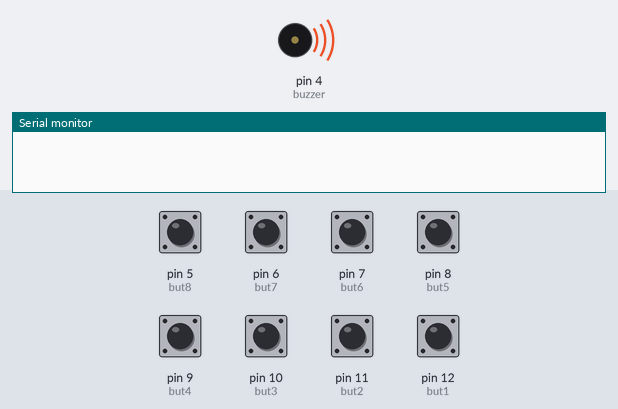
The sketch below on a simulated Arduino Uno, built with avr-gcc and run on an emulated ATmega328P. Parts: buzzer (waves = sounding), the last lines printed to the serial monitor. Inputs (shaded band) come from the test bench; at power-on: pin 5 (but8), pin 6 (but7), pin 7 (but6), pin 8 (but5), pin 9 (but4), pin 10 (but3), pin 11 (but2), pin 12 (but1) HIGH.

Above: at 0.1 s.
At 1.1 s:
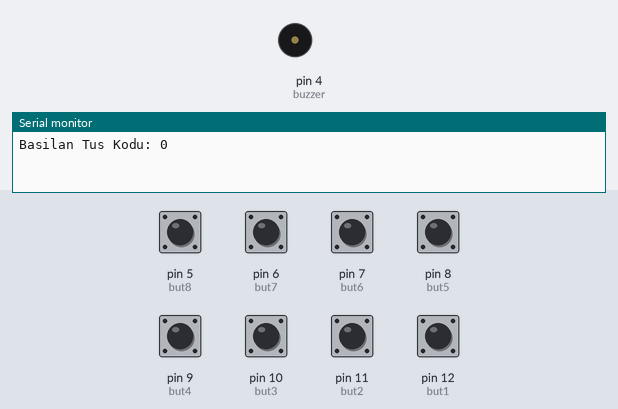
Timing chart, 0 to 2.6 s (numbered marks = the images above):
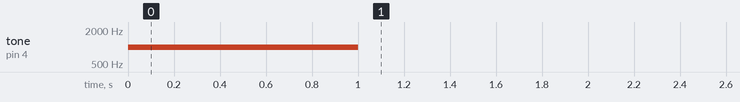

The sketch:

mini_piyano.ino
```cpp
// ----- pitches.h içeriği -----

#define NOTE_B0  31
#define NOTE_C1  33
#define NOTE_CS1 35
#define NOTE_D1  37
#define NOTE_DS1 39
#define NOTE_E1  41
#define NOTE_F1  44
#define NOTE_FS1 46
#define NOTE_G1  49
#define NOTE_GS1 52
#define NOTE_A1  55
#define NOTE_AS1 58
#define NOTE_B1  62
#define NOTE_C2  65
#define NOTE_CS2 69
#define NOTE_D2  73
#define NOTE_DS2 78
#define NOTE_E2  82
#define NOTE_F2  87
#define NOTE_FS2 93
#define NOTE_G2  98
#define NOTE_GS2 104
#define NOTE_A2  110
#define NOTE_AS2 117
#define NOTE_B2  123
#define NOTE_C3  131
#define NOTE_CS3 139
#define NOTE_D3  147
#define NOTE_DS3 156
#define NOTE_E3  165
#define NOTE_F3  175
#define NOTE_FS3 185
#define NOTE_G3  196
#define NOTE_GS3 208
#define NOTE_A3  220
#define NOTE_AS3 233
#define NOTE_B3  247
#define NOTE_C4  262
#define NOTE_CS4 277
#define NOTE_D4  294
#define NOTE_DS4 311
#define NOTE_E4  330
#define NOTE_F4  349
#define NOTE_FS4 370
#define NOTE_G4  392
#define NOTE_GS4 415
#define NOTE_A4  440
#define NOTE_AS4 466
#define NOTE_B4  494
#define NOTE_C5  523
#define NOTE_CS5 554
#define NOTE_D5  587
#define NOTE_DS5 622
#define NOTE_E5  659
#define NOTE_F5  698
#define NOTE_FS5 740
#define NOTE_G5  784
#define NOTE_GS5 831
#define NOTE_A5  880
#define NOTE_AS5 932
#define NOTE_B5  988
#define NOTE_C6  1047
#define NOTE_CS6 1109
#define NOTE_D6  1175
#define NOTE_DS6 1245
#define NOTE_E6  1319
#define NOTE_F6  1397
#define NOTE_FS6 1480
#define NOTE_G6  1568
#define NOTE_GS6 1661
#define NOTE_A6  1760
#define NOTE_AS6 1865
#define NOTE_B6  1976
#define NOTE_C7  2093
#define NOTE_CS7 2217
#define NOTE_D7  2349
#define NOTE_DS7 2489
#define NOTE_E7  2637
#define NOTE_F7  2794
#define NOTE_FS7 2960
#define NOTE_G7  3136
#define NOTE_GS7 3322
#define NOTE_A7  3520
#define NOTE_AS7 3729
#define NOTE_B7  3951
#define NOTE_C8  4186
#define NOTE_CS8 4435
#define NOTE_D8  4699
#define NOTE_DS8 4978


int nota_dizin[] = {NOTE_C4 ,NOTE_E4 ,NOTE_F4,NOTE_G4,
                    NOTE_A4,NOTE_B4,NOTE_C5};

int but1 = 12;
int but2 = 11;
int but3 = 10;
int but4 = 9;
int but5 = 8;
int but6 = 7;
int but7 = 6;
int but8 = 5;

int buzzer = 4;


void setup()
{
  // buton  kontrol için eklenmiştir
  pinMode(4, OUTPUT);
  tone(4, 1000); // 1 saniye boyunca BİİİİP sesi ver
  delay(1000);
  noTone(4);


  Serial.begin(9600);

  pinMode(buzzer, OUTPUT);
  pinMode(but1 , INPUT_PULLUP);
  pinMode(but2 , INPUT_PULLUP);
  pinMode(but3 , INPUT_PULLUP);
  pinMode(but4 , INPUT_PULLUP);
  pinMode(but5 , INPUT_PULLUP);
  pinMode(but6 , INPUT_PULLUP);
  pinMode(but7 , INPUT_PULLUP);
  pinMode(but8 , INPUT_PULLUP);


}

void loop()
{


 int but_d =0;

  //kontrol için
   Serial.print("Basilan Tus Kodu: ");
  Serial.println(but_d);


 int but1_d = digitalRead(but1);
 int but2_d = digitalRead(but2);
 int but3_d = digitalRead(but3);
 int but4_d = digitalRead(but4);
 int but5_d = digitalRead(but5);
 int but6_d = digitalRead(but6);
 int but7_d = digitalRead(but7);
 int but8_d = digitalRead(but8);


  if(but1_d == LOW){
    but_d = 1;
  }
  if(but2_d == LOW){
    but_d = 2;
  }
  if(but3_d == LOW){
    but_d = 3;
  }
  if(but4_d == LOW){
    but_d = 4;
  }
  if(but5_d == LOW){
    but_d = 5;
  }
  if(but6_d == LOW){
    but_d = 6;
  }
  if(but7_d == LOW){
    but_d = 7;
  }
  if(but8_d == LOW){
    but_d = 8;
  }


  if(but_d == 0){
    noTone(4);
  }
  else{


  switch(but_d){

    case 1:     tone(4 ,NOTE_DS6 );
          break;

    case 2:     tone(4 ,NOTE_E4 );
        break;
    case 3:     tone(4 ,NOTE_F4 );
        break;

    case 4:     tone(4 ,NOTE_G4 );
        break;

    case 5:   tone(4 ,NOTE_A4 );
        break;

    case 6:   tone(4 ,NOTE_B4 );
        break;

    case 7:   tone(4 ,NOTE_C5 );
        break;

    case 8:   tone(4 ,NOTE_C3 );
        break;

  }

  }
  delay(100); // Kısa bir bekleme

  }
```
